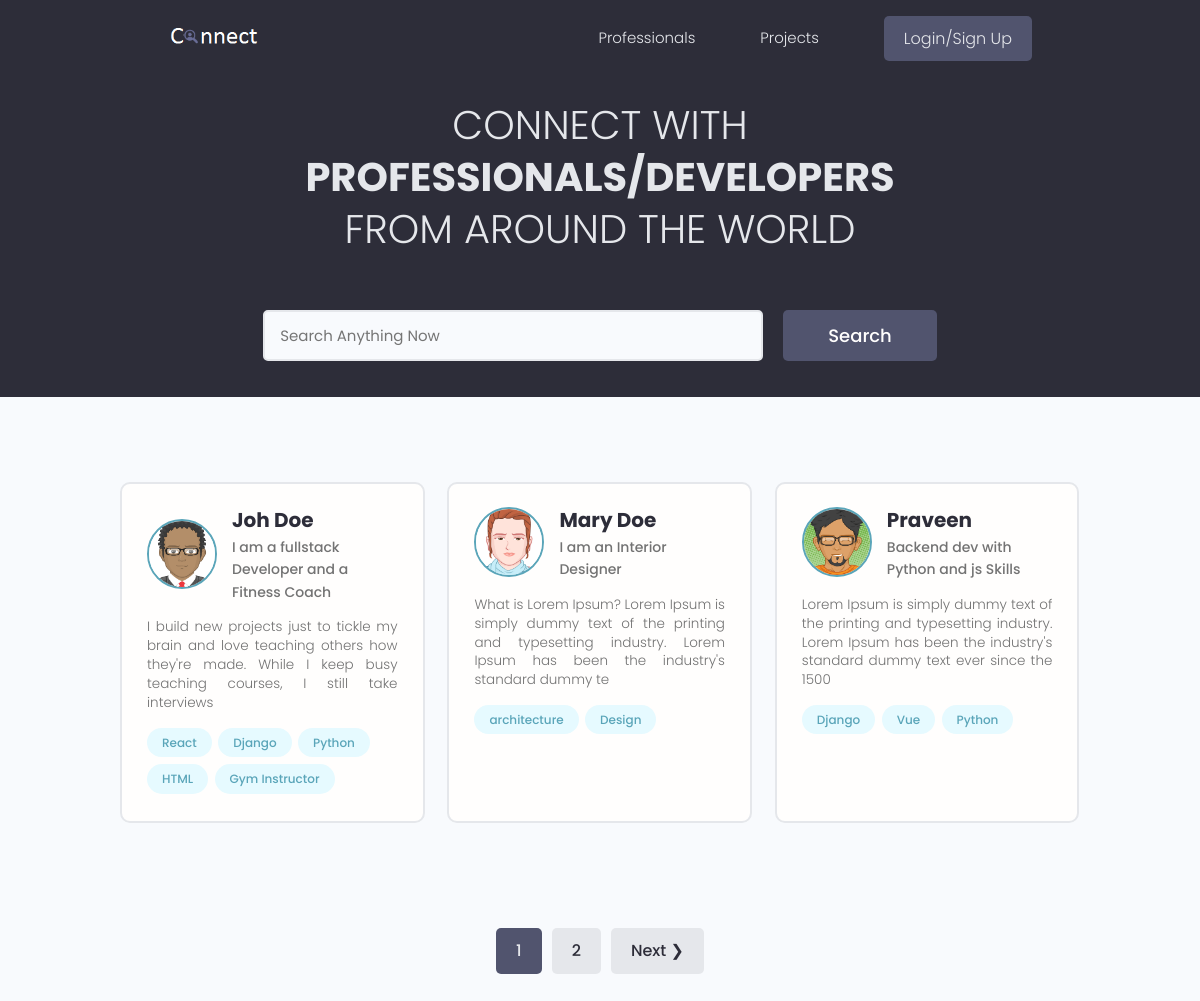
The page / on the database its author committed.
### users/models.py (models this page shows, shortened)
class Profile(models.Model):
    user = models.OneToOneField(
        User, on_delete=models.CASCADE, null=True, blank=True)
    name = models.CharField(max_length=200, blank=True, null=True)
    email = models.EmailField(max_length=500, blank=True, null=True)
    username = models.CharField(max_length=200, blank=True, null=True)
    location = models.CharField(max_length=200, blank=True, null=True)
    short_intro = models.CharField(max_length=200, blank=True, null=True)
    bio = models.TextField(blank=True, null=True)
    profile_image = models.ImageField(
        null=True, blank=True, upload_to='profiles/', default="profiles/user-default.png")
    social_github = models.CharField(max_length=200, blank=True, null=True)
    social_twitter = models.CharField(max_length=200, blank=True, null=True)
    social_linkedin = models.CharField(max_length=200, blank=True, null=True)
    social_youtube = models.CharField(max_length=200, blank=True, null=True)
    social_website = models.CharField(max_length=200, blank=True, null=True)
    created = models.DateTimeField(auto_now_add=True)
    id = models.UUIDField(default=uuid.uuid4, unique=True,
                          primary_key=True, editable=False)
    class Meta:
        ordering = ['created']
    @property
    def imageURL(self):
        try:
            url = self.profile_image.url
        except:
            url = ''
        return url

class Skill(models.Model):
    owner = models.ForeignKey(
        Profile, on_delete=models.CASCADE, null=True, blank=True)
    name = models.CharField(max_length=200, blank=True, null=True)
    description = models.TextField(null=True, blank=True)
    created = models.DateTimeField(auto_now_add=True)
    id = models.UUIDField(default=uuid.uuid4, unique=True,
                          primary_key=True, editable=False)
    def __str__(self):
        return str(self.name)

### users/views.py (the view)
# urls.py: path('', views.profiles, name="profiles"),
def profiles(request):
    profiles, search_query = searchProfiles(request)
    custom_range, profiles = paginateProfiles(request, profiles, 3)
    context = {'profiles': profiles, 'search_query': search_query,
               'custom_range': custom_range}
    return render(request, 'users/profiles.html', context)

### users/utils.py (called while the page is built)
def paginateProfiles(request, profiles, results):
    page = request.GET.get('page')
    paginator = Paginator(profiles, results)
    try:
        profiles = paginator.page(page)
    except PageNotAnInteger:
        page = 1
        profiles = paginator.page(page)
    except EmptyPage:
        page = paginator.num_pages
        profiles = paginator.page(page)
    leftIndex = (int(page) - 4)
    if leftIndex < 1:
        leftIndex = 1
    rightIndex = (int(page) + 5)
    if rightIndex > paginator.num_pages:
        rightIndex = paginator.num_pages + 1
    custom_range = range(leftIndex, rightIndex)
    return custom_range, profiles

def searchProfiles(request):
    search_query = ''
    if request.GET.get('search_query'):
        search_query = request.GET.get('search_query')
    skills = Skill.objects.filter(name__icontains=search_query)
    profiles = Profile.objects.distinct().filter(
        Q(name__icontains=search_query) |
        Q(short_intro__icontains=search_query) |
        Q(skill__in=skills)
    )
    return profiles, search_query

### users/templates/users/profiles.html (shortened to what this page needs)
{% extends 'main.html' %}
{% block content %}
<main class="home">
    <section class="hero-section text-center">
        <div class="container container--narrow">
            <div class="hero-section__box">
                <h2>CONNECT WITH <span>PROFESSIONALS/DEVELOPERS</span></h2>
                <h2>FROM AROUND THE WORLD</h2>
            </div>
            <div class="hero-section__search">
                <form id="searchForm" class="form" action="{% url 'profiles' %}" method="get">
                    <div class="form__field">
                        <input class="input input--text" id="formInput#search" type="text" name="search_query"
                            value="{{search_query}}" placeholder="Search Anything Now" />
                    </div>
                    <input class="btn btn--sub btn--lg" type="submit" value="Search" />
                </form>
            </div>
        </div>
    </section>
    <section class="devlist">
        <div class="container">
            <div class="grid grid--three">
                {% for profile in profiles %}
                <div class="column card">
                    <div class="dev">
                        <a href="{% url 'user-profile' profile.id %}" class="card__body">
                            <div class="dev__profile">
                                <img class="avatar avatar--md" src="{{ profile.imageURL }}" alt="image" />
                                <div class="dev__meta">
                                    <h3>{{profile.name}}</h3>
                                    <h5>{{profile.short_intro|slice:"60"}}</h5>
                                </div>
                            </div>
                            <p class="dev__info">{{profile.bio|slice:"150"}}</p>
                            <div class="dev__skills">
                                {% for skill in profile.skill_set.all|slice:"5" %}
                                <span class="tag tag--pill tag--main">
                                    <small>{{skill}}</small>
                                </span>
                                {% endfor %}
                            </div>
                        </a>
                    </div>
                </div>
                {% endfor %}
            </div>
        </div>
    </section>
    {% include 'pagination.html' with queryset=profiles custom_range=custom_range %}
</main>
{% endblock content %}

### static/styles/app.css (style rules this page uses)
:root { --color-sub: #2d2d39; }
.btn--sub { background-color: var(--color-sub-light); }
.card { border: 2px solid var(--color-light); }
img { width: 100%; }
.hero-section { height: 40vh; display: flex; align-items: center; background-color: var(--color-sub); }
.hero-section__box { margin-bottom: 4rem; }
.hero-section__box > h2, .hero-section__box > h2 > span { font-size: 4rem; color: var(--color-light); line-height: 1.3; text-transform: uppercase; }
.hero-section__box > h2 { font-weight: 300; }
.hero-section__box > h2 > span { font-weight: 700; }
.hero-section__search > .form { display: flex; align-items: center; justify-content: center; gap: 2rem; }
.hero-section__search > .form input.input--text { width: 50rem; }
.devlist { margin-top: 8rem; }
.devlist .grid { align-items: stretch; }
.devlist .dev .dev__profile { display: flex; align-items: center; gap: 1.5rem; }
.devlist .dev .dev__meta h3 { color: var(--color-sub); font-size: 2rem; font-weight: 700; }
.devlist .dev .dev__meta h5 { color: var(--color-text); font-size: 1.4rem; font-weight: 500; }
.devlist .dev .dev__info { margin: 1.5rem 0; font-size: 1.35rem; line-height: 1.4; text-align: justify; }

### static/uikit/styles/modules/_variables.css (style rules this page uses)
:root { --color-main: #5aa5b9; --color-main-light: #e6faff; --color-sub: #3f4156; --color-sub-light: #51546e; --color-sub-lighter: #ededfd; --color-text: #737373; --color-gray: #8b8b8b; --color-light: #e5e7eb; --color-light-gray: #767676; --color-bg: #f8fafd; --color-white: #fffefd; --color-white-light: #f3f3f3; --color-success: #359e64; --color-success-bg: #def8e8; --color-error: #fc4b0b; --color-error-bg: #fff2ee; --font-base: 'Poppins', arial, helvetica, 'Segoe UI', roboto, ubuntu, sans-serif; --font-monospace: 'Fira Code', 'Courier New', courier, monospace; --font-regular: 300; --font-medium: 500; --font-bold: 700; --generic-shadow: 1px 1px 5px #00000010; --generic-transition: all 0.3s ease-in-out; }

### static/uikit/styles/modules/_base.css (style rules this page uses)
* { margin: 0; padding: 0; box-sizing: border-box; text-rendering: optimizeLegibility; color: inherit; font-size: inherit; }
html { font-size: 50%; }
@media only screen and (min-width: 480px) { html { font-size: 56.25%; } }
@media only screen and (min-width: 1200px) { html { font-size: 62.5%; } }
body { line-height: 1.6; font-weight: 400; font-size: 1.5rem; color: var(--color-text); background-color: var(--color-bg); min-height: 100vh; }

### static/uikit/styles/modules/_typography.css (style rules this page uses)
* { font-family: var(--font-base); }
h2 { font-size: 3.6rem; font-weight: var(--font-bold); }
h3 { font-size: 3.2rem; font-weight: var(--font-medium); }
h5 { font-size: 2.4rem; font-weight: var(--font-medium); }
h5, h6 { font-weight: var(--font-regular); }
p, span, strong { font-size: 1.6rem; color: var(--color-text); font-weight: var(--font-regular); }
a { padding-bottom: 2px; text-decoration: none; display: inline-block; color: var(--color-main); font-weight: var(--font-medium); }

### static/uikit/styles/modules/_utilities.css (style rules this page uses)
.container { width: 92%; max-width: 165rem; margin: 0 auto; box-sizing: border-box; }
.container--narrow { width: 92%; max-width: 120rem; }
@media screen and (min-width: 1000px) { .container { width: 90%; } }
@media screen and (min-width: 1000px) { .container--narrow { width: 85%; } }
@media screen and (min-width: 1200px) { .container { width: 80%; } }
@media screen and (min-width: 1200px) { .container--narrow { width: 72%; } }
.text-center { text-align: center; }

### static/uikit/styles/modules/_avatar.css (style rules this page uses)
.avatar { border-radius: 50%; border: 2px solid var(--color-main); object-fit: cover; }
.avatar--md { height: 7rem; width: 7rem; }

### static/uikit/styles/modules/_button.css (style rules this page uses)
.btn { display: inline-block; position: relative; cursor: pointer; background-color: var(--color-light); font-weight: var(--font-medium); color: var(--color-sub); text-decoration: none; padding: 1rem 2rem; border-radius: 0.5rem; border: none; width: -webkit-fit-content; width: -moz-fit-content; width: fit-content; height: -webkit-fit-content; height: -moz-fit-content; height: fit-content; font-size: 1.6rem; outline-width: 0; outline-color: transparent; -webkit-backface-visibility: hidden; backface-visibility: hidden; transition: all 0.3s ease-in-out; }
.btn--sub { background-color: var(--color-sub); color: var(--color-white); }
.btn--lg { font-size: 1.8rem; padding: 1.2rem 4.5rem; }

### static/uikit/styles/modules/_card.css (style rules this page uses)
.card { border-radius: 1rem; background-color: var(--color-white); border: 1.5px solid var(--color-light); width: auto; height: auto; margin-top: 0.5rem; margin-bottom: 0.5rem; overflow: hidden; }
.card__body, .card__header { padding: 2rem 2.5rem; }

### rows shown on the page
Profile: imageURL (picture), name "Joh Doe", short_intro "I am a fullstack Developer and a Fitness Coach", bio "I build new projects just to tickle my brain and love teaching others how they're made. While I keep busy teaching courses, I still take interviews"
Skill: name "React"
Skill: name "Django"
Skill: name "Python"
Skill: name "HTML"
Skill: name "Gym Instructor"
Profile: imageURL (picture), name "Mary Doe", short_intro "I am an Interior Designer", bio "What is Lorem Ipsum? Lorem Ipsum is simply dummy text of the printing and typesetting industry. Lorem Ipsum has been the industry's standard dummy te"
Skill: name "architecture"
Skill: name "Design"
Profile: imageURL (picture), name "Praveen", short_intro "Backend dev with Python and js Skills", bio "Lorem Ipsum is simply dummy text of the printing and typesetting industry. Lorem Ipsum has been the industry's standard dummy text ever since the 1500"
Skill: name "Django"
Skill: name "Vue"
Skill: name "Python"

### other values the page prints
{{ page }} "1"
{{ page }} "2"
